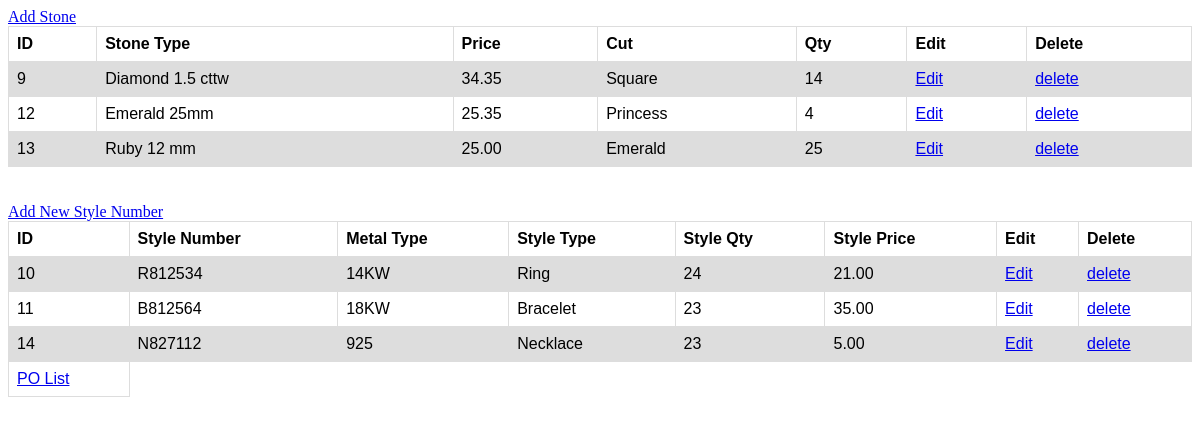
/admin.php (signed in), run on an earlier commit of the app's database.
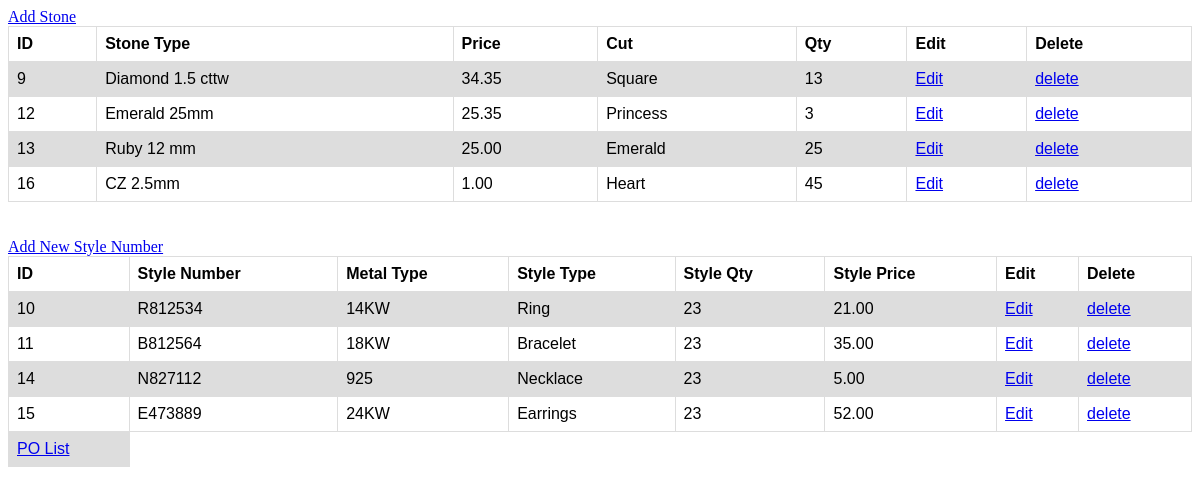
And on a later commit of the database.
### tables this page shows
CREATE TABLE `styleNumbers` (
  `styleID` int(30) NOT NULL AUTO_INCREMENT,
  `metalType` varchar(255) DEFAULT NULL,
  `styleType` varchar(255) DEFAULT NULL,
  `styleQty` int(11) DEFAULT NULL,
  `stylePrice` double(8,2) DEFAULT NULL,
  `styleNumber` varchar(255) DEFAULT NULL,
  `stoneType` varchar(255) DEFAULT NULL,
  `stoneCut` varchar(255) DEFAULT NULL,
  `type` varchar(255) DEFAULT NULL,
  PRIMARY KEY (`styleID`)
);

### admin.php (the view, shortened to what this page needs)
<?php
include("session.php");
$sql = "SELECT * from styleNumbers";
$result = $conn->query($sql);
if ($result->num_rows > 0) {
    echo "<table><tr><th>ID</th><th>Stone Type </th><th>Price</th><th>Cut</th><th>Qty</th><th> Edit </th><th>Delete </th></tr>";
     echo "<div> <a href= records.php>Add Stone</a></div>";
    while($row = $result->fetch_assoc()) {
	if($row["type"] == "Stone"){
        echo "<tr>
		<td>".$row["styleID"]."</td>
		<td>".$row["stoneType"]."</td>
		<td> ".$row["stylePrice"]."</td>
		<td> ".$row["stoneCut"]."</td>
		<td> ".$row["styleQty"]."</td>
		<td> <a href= edit.php?id=" . $row["styleID"] . ">Edit</a></td>
		<td> <a href= delete.php?id=" . $row["styleID"] . ">delete</a></td>
</tr>";
    }}
    echo "</table>";
} else {
        echo "<table><tr><th>ID</th><th>Stone Type </th><th>Price</th><th>Cut</th><th>Qty</th><th> Edit </th><th>Delete </th></tr>";
     echo "<div> <a href= records.php>Add Stone</a></div>";
    echo "0 results";
}
$sql = "SELECT * from styleNumbers";
$result = $conn->query($sql);
if ($result->num_rows > 0) {
    echo "<table><tr><th>ID</th><th>Style Number </th><th>Metal Type</th><th>Style Type</th><th>Style Qty</th><th>Style Price</th><th> Edit </th><th>Delete </th></tr>";
     echo "<div> <a href= stylerecord.php>Add New Style Number</a></div>";
    while($row = $result->fetch_assoc()) {
if($row["type"] == "Jewelry"){
        echo "<tr>
		<td>".$row["styleID"]."</td>
		<td>".$row["styleNumber"]."</td>
		<td> ".$row["metalType"]."</td>
		<td> ".$row["styleType"]."</td>
		<td> ".$row["styleQty"]."</td>
		<td> ".$row["stylePrice"]."</td>
		<td> <a href= editstyle.php?id=" . $row["styleID"] . ">Edit</a></td>
		<td> <a href= deletestyle.php?id=" . $row["styleID"] . ">delete</a></td>
</tr>";
}
    }
    echo "<tr> <td><a href= pohistory.php> PO List</a></td> </table>";
} else {
	echo "<br> <br>";
    echo "<table><tr><th>ID</th><th>Style Number </th><th>Metal Type</th><th>Style Type</th><th>Style Qty</th><th>Style Price</th><th> Edit </th><th>Delete </th></tr>";
     echo "<div> <a href= stylerecord.php>Add New Style Number</a></div>";
    echo "0 results";
}
?>

What changed in the data, as far as the page shows it:
changed stylenumbers "Diamond 1.5 cttw": styleQty "14" → "13"
changed stylenumbers "Emerald 25mm": styleQty "4" → "3"
added stylenumbers: styleID "16", stoneType "CZ 2.5mm", stylePrice "1.00", stoneCut "Heart", styleQty "45"
changed stylenumbers "14KW": styleQty "24" → "23"
added stylenumbers: styleID "15", styleNumber "E473889", metalType "24KW", styleType "Earrings", styleQty "23", stylePrice "52.00"
